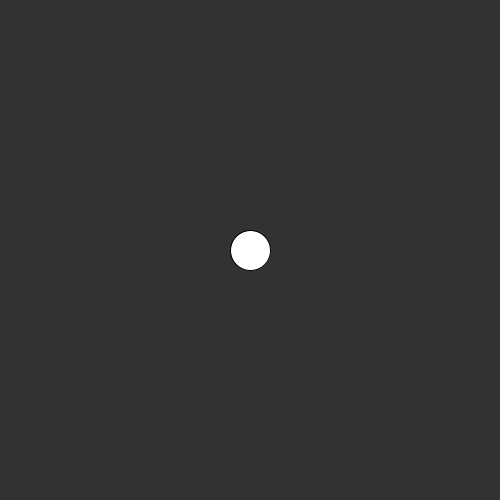
Frame 1 (no input)
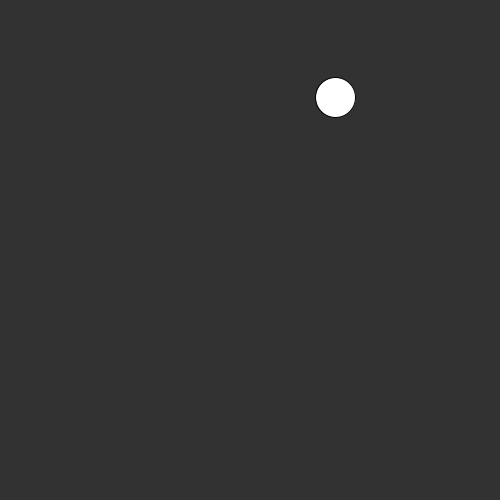
Frame 60 (the mouse pressed at the canvas centre just before this capture)
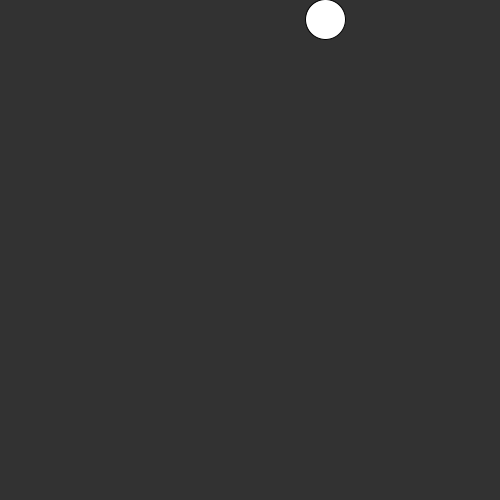
Frame 120 (the mouse held since frame 60 and released just before this capture)

The Processing sketch that drew these frames (run headless with seeded random() and noise(); from frame 60 on, the mouse is pressed at the canvas centre):

// Processing sketch: sketch_01_05_acceleration_random
// ── sketch_01_05_acceleration_random.pde
// Find tutorial on Youtube - The Coding Train

Mover m;

class Mover {
  //PVector location;
  //PVector velocity;
 
  PVector location = new PVector(width/2, height/2);
  PVector velocity = new PVector(0, 0);
  PVector acceleration = new PVector(0, 0);
  
  
  void update() {
    //Methodology  or the phisics engine
    acceleration = PVector.random2D(); // setting the acceleration value
    velocity.add(acceleration); // adding velocity(V) and accleration(a) together
    location.add(velocity); // adding the combined quantity(V+a) to object's location
    velocity.limit(5);
   }
  
  void edge() {
    if (location.x > width) {
      location.x = 0;
    }
    
    if (location.x < 0) {
      location.x = width;
    }
    
    if (location.y > height) {
      location.y = 0;
    }
    
    if (location.y < 0) {
      location.y = height;
    }
  }
  
  void render() {
    ellipse(location.x, location.y, 40, 40);
    fill(255);
  }
}

void setup() {
  size(500, 500);
  m = new Mover();
}

void draw() {
  background(50);
  m.update();
  m.edge();
  m.render();
 
}
